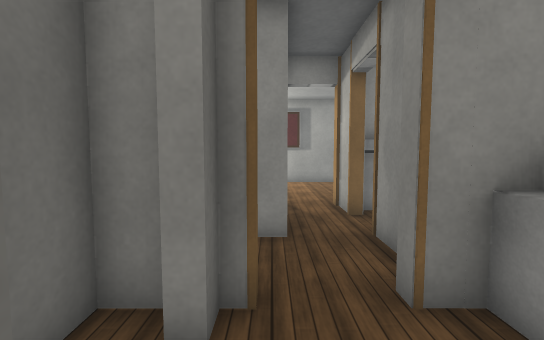
[1] (above)

16 first-person views from a walk through a robot-simulator world made for Webots. The camera is 0.9 m above the floor, tilts 4° down and sees 90° across. The floor is counted in squares, 0.5 m on a side. Each view is taken from the middle of a square. On the plan, view 1 faces up. The plan holds only what a view shows up to about 15 squares ahead; the rest is blank. Simple shapes and patterns stand in for the simulator's stock objects. Door leaves are left out.

[2]
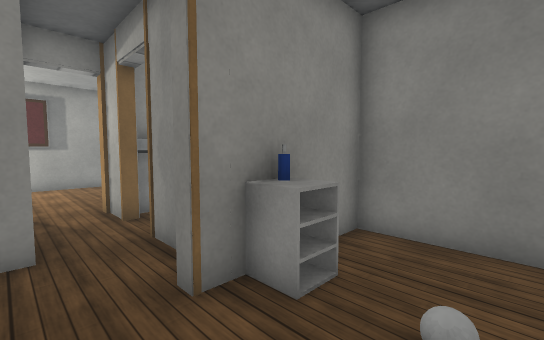

[3]
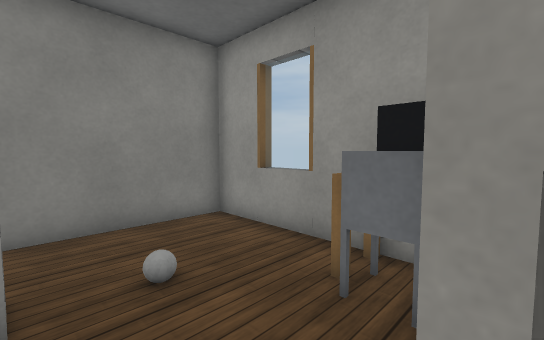

[4]
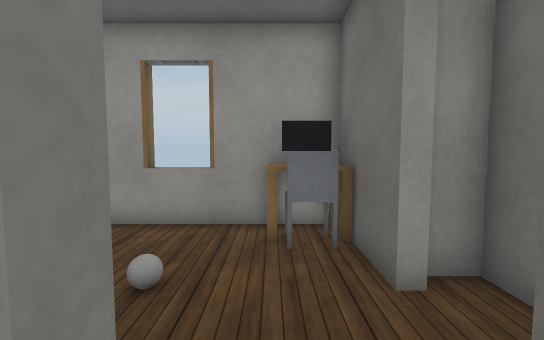

[5]
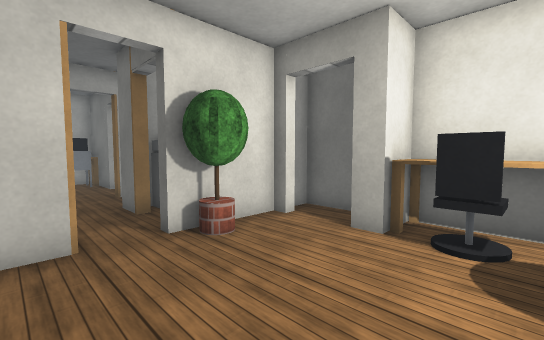

[6]
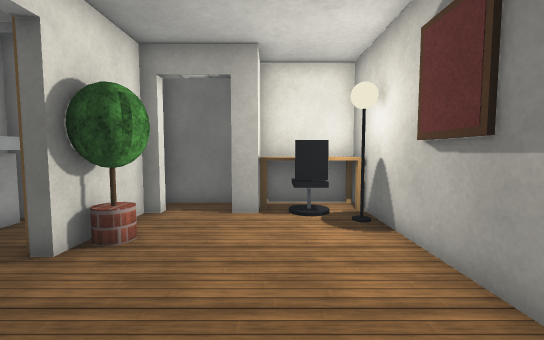

[7]
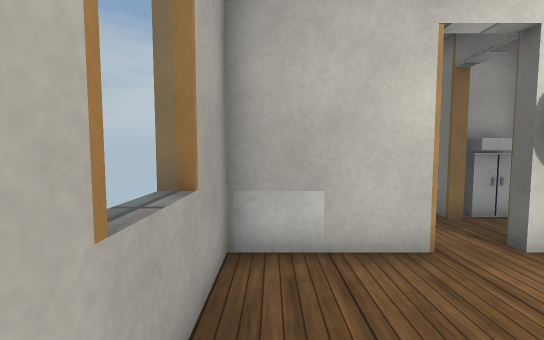

[8]
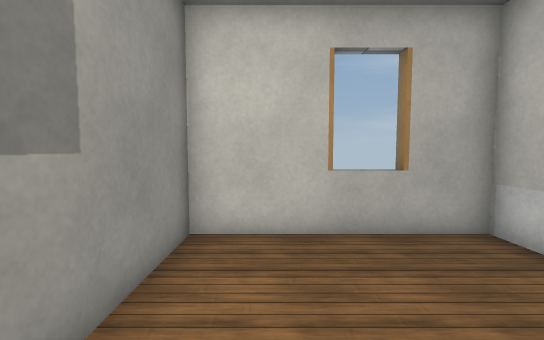

[9]
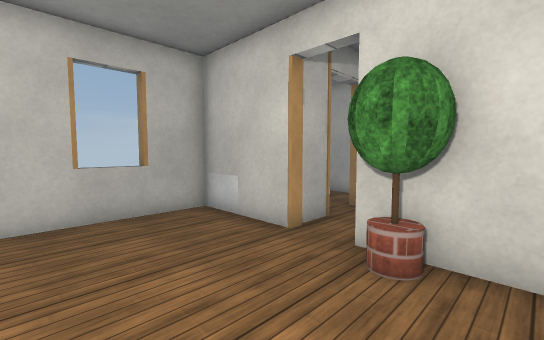

[10]
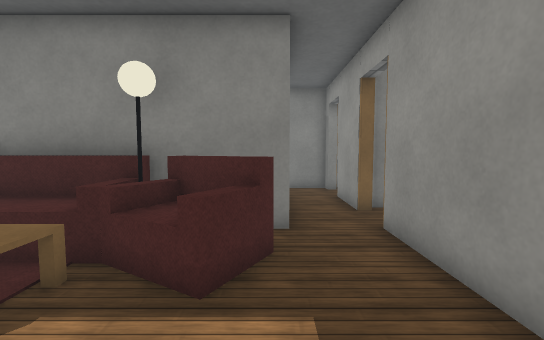

[11]
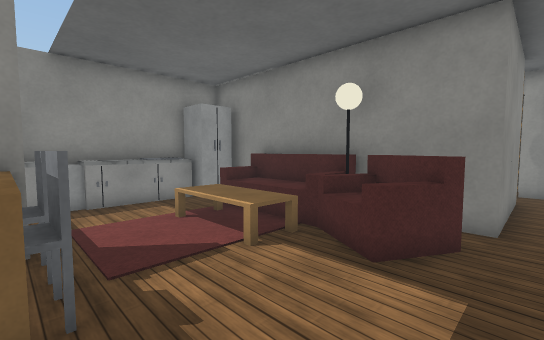

[12]
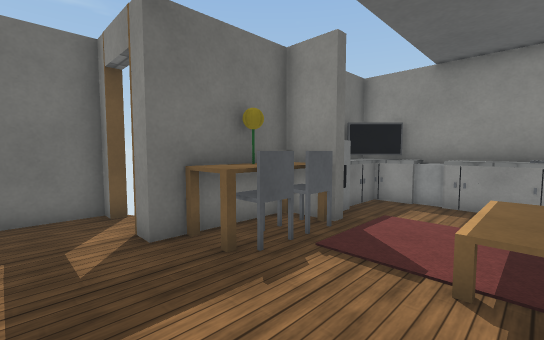

[13]
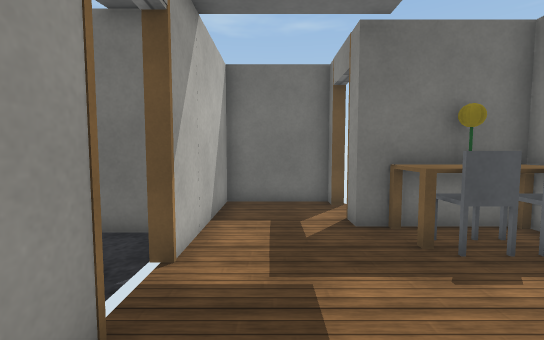

[14]
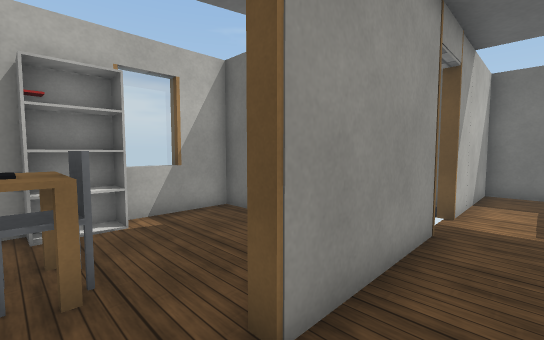

[15]
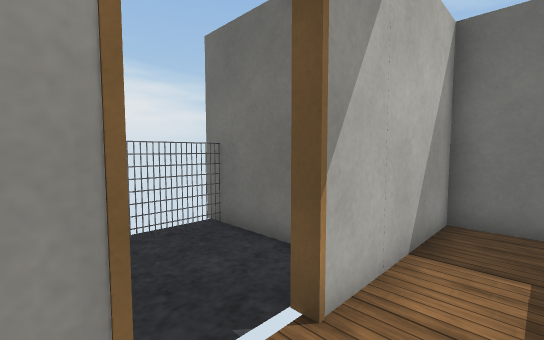

[16]
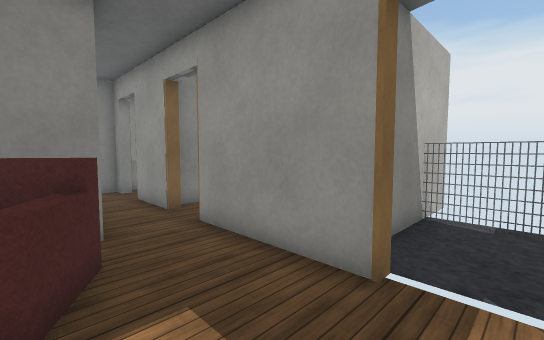

### Floor plan
Points are (right, up) in squares from view 1. A wall is a line through its corners. A room is listed if a view was taken in it or the views show most of it. See-through windows are left out.
Room 1 (views 1, 2, 3)
walls: (-1.1, 0.6) (-0.6, 0.6) (-0.6, -2.6) (5.8, -2.6) (5.8, 3) (1.6, 3); (-0.6, 2.4) (-1, 2.4); (-0.2, 3) (-0.6, 3); (-1.2, 3) (-2, 3) (-2, 0.2) (-1, 0.2)
ways out: open door at (0.5, 3) to room 2
objects: other object (0, -2) to (1, -2); chair (0, -1); other object (3, 1); shelf (3, 2)
Room 2 (view 4)
walls: (0.3, 6.9) (0.3, 5.6); (2.2, 7.5) (2.2, 9.3); (2.2, 3.4) (2.2, 5.9)
ways out: open door at (0.5, 3) to room 1; open door at (1.5, 9) to room 3; open door at (2, 6.5) to room 3; opening at (0, 4.5) to room 4; open door at (0, 7.5) to room 4
Room 3 (views 5, 6, 7, 8, 9)
walls: (2.2, 9.3) (5.8, 9.3) (5.8, 15.8) (-4.4, 15.8) (-4.4, 12.5); (-2.8, 12.6) (-2.8, 11.8); (-3.2, 9.8) (-2.8, 9.8) (-2.8, 9.3) (0.5, 9.3); (-4.5, 9.3) (-3.7, 9.3); (3.8, 3.4) (4.9, 3.4)
ways out: open door at (1.5, 9) to room 2; open door at (2, 6.5) to room 2
objects: table (-4, 13) to (-3, 15); office chair (-3, 14) to (-3, 15); other object (-2, 15); potted tree (-1, 10) to (0, 10); other object (3, 8) to (4, 8); cabinet (3, 9); other object (5, 4) to (5, 5); other object (5, 9)
Room 4 (views 10, 11, 12, 13, 14, 15, 16)
walls: (-11.7, 11.5) (-11.7, 11) (-13.4, 11) (-13.4, 7) (-14.2, 7); (-4.8, 12.4) (-4.8, 14.8); (-9.5, 3.4) (-4.7, 3.4); (-16, 7) (-16.6, 7) (-16.6, 3.4) (-11.3, 3.4); (-6.4, 15.8) (-13.4, 15.8) (-13.4, 15.4); (-2.2, 6) (-0.4, 6); (-2.9, 3.4) (-0.2, 3.4); (0.3, 5.6) (-4.8, 5.6) (-4.8, 9.5)
low walls: (-10.4, 15) (-11.1, 15)
ways out: opening at (0, 4.5) to room 2; open door at (0, 7.5) to room 2; open door at (-3.5, 3) to room 5; open door at (-10.5, 3) to room 6; open door at (-15.5, 7)
objects: table (-13, 8); other object (-13, 9); table (-13, 10); washing machine (-13, 12) to (-12, 13); TV (-13, 14); grey box (-13, 15); chair (-12, 8) to (-12, 9); chair (-12, 10); cabinet (-12, 14); cabinet (-12, 15); cabinet (-10, 15); grey box (-9, 15); armchair (-8, 6) to (-6, 9); table (-8, 9) to (-7, 12); other object (-8, 15); other object (-7, 15); other object (-6, 8) to (-6, 9); sofa (-6, 10) to (-5, 12); fridge (-6, 15); cabinet (-1, 6); other object (-1, 7)
Room 5 (no view inside)
walls: (-3.4, -2.6) (-2.9, -2.6); (-2.4, 2) (-2.4, 2.9); (-8.4, -1.4) (-8.4, -2.6) (-5.2, -2.6)
ways out: open door at (-3.5, 3) to room 4
objects: shelf (-5, -2) to (-4, -2); chair (-4, 0) to (-4, 1); other object (-3, 1)
Room 6 (no view inside)
walls: (-12.9, 2.8) (-12.9, -1.5); (-8.8, -3.1) (-8.8, 1.3)
low walls: (-13, -0.8) (-8.8, -0.8)
ways out: open door at (-10.5, 3) to room 4

Positions as (right, up) in squares from view 1, and headings:
1: (0, 0), facing up
2: (0, 0), facing up-right
3: (-1, 2), facing down-right
4: (1, 4), facing down
5: (3, 15), facing down-left
6: (5, 13), facing left
7: (5, 14), facing down
8: (0, 14), facing right
9: (-2, 14), facing down-right
10: (-11, 6), facing right
11: (-12, 5), facing up-right
12: (-8, 5), facing up-left
13: (-7, 5), facing left
14: (-3, 5), facing down-left
15: (-9, 5), facing down-left
16: (-11, 7), facing down-right
